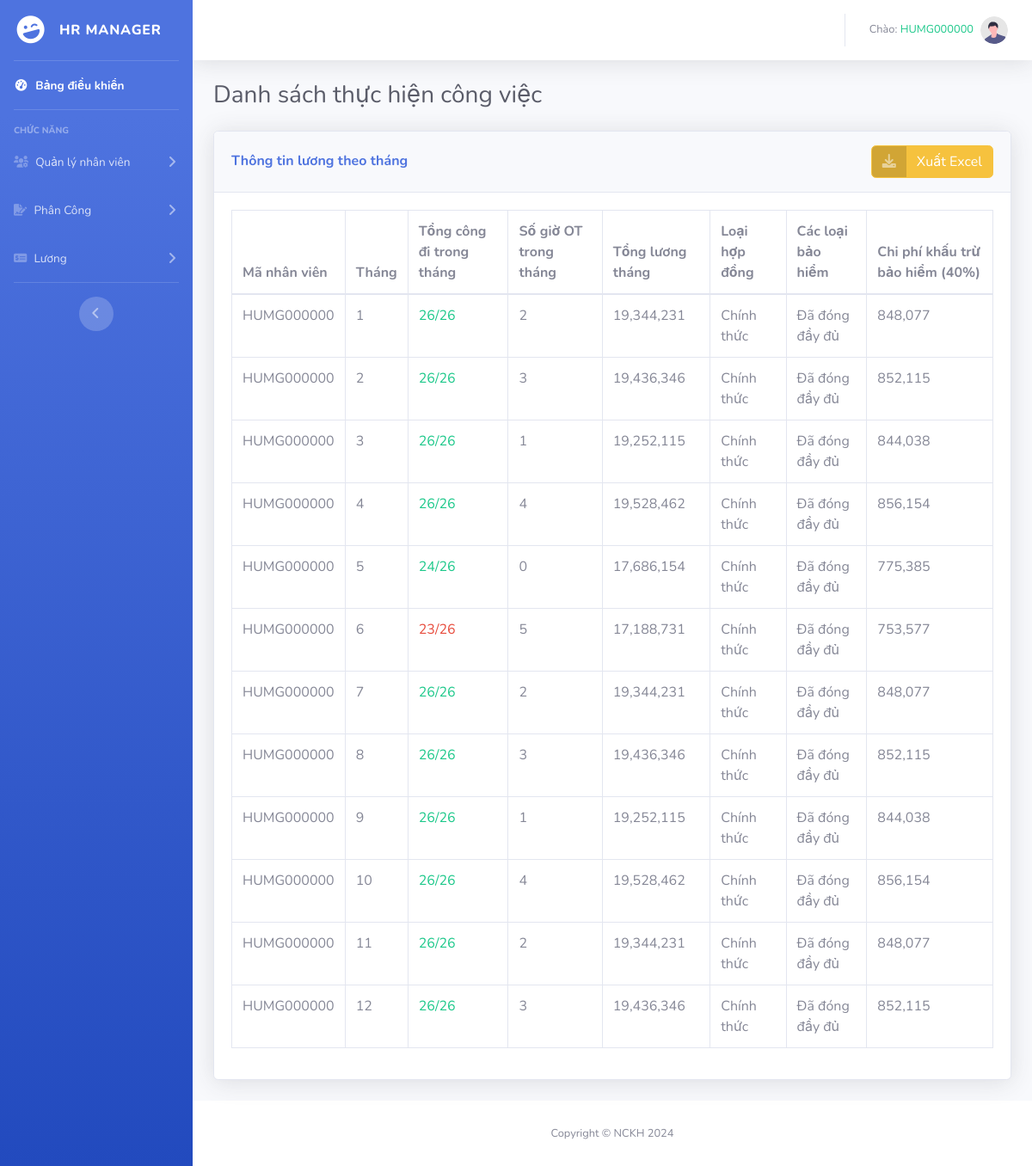
/payroll.php (signed in), run on the app's committed database.
### tables this page shows
CREATE TABLE `contract` (
  `id` int(11) NOT NULL,
  `contract_id` varchar(30) NOT NULL,
  `contract_date` date NOT NULL,
  `salary` int(30) NOT NULL,
  `user_id` varchar(30) DEFAULT NULL,
  `type` varchar(50) NOT NULL
);

CREATE TABLE `attendance` (
  `id` int(11) NOT NULL,
  `user_id` varchar(30) NOT NULL,
  `month` tinyint(2) DEFAULT NULL,
  `year` year(4) NOT NULL,
  `total` int(11) NOT NULL,
  `ot` varchar(25) NOT NULL
);

CREATE TABLE `benefit` (
  `id` int(11) NOT NULL,
  `user_id` varchar(30) NOT NULL,
  `health_insurance` varchar(30) NOT NULL,
  `social_insurance` varchar(30) NOT NULL,
  `unemployment_insurance` varchar(30) NOT NULL,
  `other` varchar(255) DEFAULT NULL
);

### payroll.php (the view, shortened to what this page needs)
<!DOCTYPE html>
<html lang="en">
<head>
    <link href="vendor/fontawesome-free/css/all.min.css" rel="stylesheet" type="text/css">
    <link rel="stylesheet" href="https://cdnjs.cloudflare.com/ajax/libs/font-awesome/6.0.0-beta3/css/all.min.css">
    <link href="css/sb-admin-2.min.css" rel="stylesheet">
    <link href="vendor/datatables/dataTables.bootstrap4.min.css" rel="stylesheet">
</head>
<body id="page-top">
    <div id="wrapper">
        <ul class="navbar-nav bg-gradient-primary sidebar sidebar-dark accordion" id="accordionSidebar">
            <?php
            if (isset($_SESSION['role']) && ($_SESSION['role'] == 'admin' || $_SESSION['role'] == 'manager')) {
                echo '<a class="sidebar-brand d-flex align-items-center justify-content-center" href="dashboard.php">
                <div class="sidebar-brand-icon rotate-n-15">
                    <i class="fas fa-laugh-wink"></i>
                </div>
                <div class="sidebar-brand-text mx-3">HR Manager</div>
            </a>';
            }
            ?>
            <hr class="sidebar-divider my-0">
            <li class="nav-item active">
                <?php
                if (isset($_SESSION['role']) && ($_SESSION['role'] == 'admin' || $_SESSION['role'] == 'manager')) {
                    echo '<a class="nav-link" href="dashboard.php">
                <i class="fas fa-fw fa-tachometer-alt"></i>
                <span>Bảng điều khiển</span></a>';
                } else {
                    echo '<a class="nav-link" href="dashboard.php">
                <i class="fas fa-fw fa-tachometer-alt"></i>
                <span>Bảng điều khiển</span></a>';
                }
                ?>
                <hr class="sidebar-divider">
                <div class="sidebar-heading">
                    Chức năng
                </div>
            <?php
            if (isset($_SESSION['role']) && $_SESSION['role'] != 'employee') {
                echo '<li class="nav-item">
                <a class="nav-link collapsed" href="#" data-toggle="collapse" data-target="#collapseTwo" aria-expanded="true" aria-controls="collapseTwo">
                    <i class="fas fa-fw fa-users-gear"></i>
                    <span>Quản lý nhân viên</span>
                </a>
                <div id="collapseTwo" class="collapse" aria-labelledby="headingTwo" data-parent="#accordionSidebar">
                    <div class="bg-white py-2 collapse-inner rounded">
                        <h6 class="collapse-header">Các chức năng:</h6>
                        <a class="collapse-item" href="employee_information.php">Quản lý nhân viên</a>
                    </div>
                </div>
            </li>';
            }
            ?>
            <li class="nav-item">
                <a class="nav-link collapsed" href="#" data-toggle="collapse" data-target="#collapseFour" aria-expanded="true" aria-controls="collapseFour">
                    <i class="fa-solid fa-file-signature"></i>
                    <?php
                    if (isset($_SESSION['role']) && $_SESSION['role'] == 'employee') {
                        echo "<span>Công Việc</span>";
                    } else {
                        echo '<span>Phân Công</span>';
                    }
                    ?>
                </a>
            </li>
            <li class="nav-item">
                <a class="nav-link collapsed" href="#" data-toggle="collapse" data-target="#collapseThree" aria-expanded="true" aria-controls="collapseThree">
                    <i class="fa-solid fa-money-check-dollar"></i>
                    <span>Lương</span>
                </a>
            </li>
            <hr class="sidebar-divider d-none d-md-block">
            <div class="text-center d-none d-md-inline">
                <button class="rounded-circle border-0" id="sidebarToggle"></button>
            </div>
        </ul>
        <div id="content-wrapper" class="d-flex flex-column">
            <div id="content">
                <nav class="navbar navbar-expand navbar-light bg-white topbar mb-4 static-top shadow">
                    <ul class="navbar-nav ml-auto">
                        <li class="nav-item dropdown no-arrow">
                            <a class="nav-link dropdown-toggle" href="#" id="userDropdown" role="button" data-toggle="dropdown" aria-haspopup="true" aria-expanded="false">
                                <span class="mr-2 d-none d-lg-inline text-gray-600 small">
                                    <?php
                                    if (isset($_SESSION['nameaccount'])) {
                                        echo "<div>Chào: <span class='text-success'>" . $_SESSION['nameaccount'] . "</span></div>";
                                    } else {
                                        echo "<div class='text-danger'>Bạn chưa đăng nhập</div>";
                                    }
                                    ?>
                                </span>
                                <img class="img-profile rounded-circle" src="img/undraw_profile.svg">
                            </a>
                        </li>
                    </ul>
                </nav>
                <div class="container-fluid">
                    <h1 class="h3 mb-4 text-gray-800">Danh sách thực hiện công việc</h1>
                        <div class='card shadow mb-4'>
                        <?php
                                require 'connect_database.php';
                                mysqli_set_charset($connect, 'UTF8');
                                $user_id = $_SESSION['nameaccount'];
                                $sqlInfoSalary = "SELECT contract.salary, contract.type, attendance.user_id, attendance.month, attendance.year, attendance.total, attendance.ot
                                                FROM contract
                                                INNER JOIN attendance
                                                ON contract.user_id = attendance.user_id
                                                WHERE attendance.user_id = '$user_id'";
                                $sqlInfoInsurance = "SELECT * FROM benefit WHERE user_id = '$user_id'";
                                $resultInfoSalary = $connect->query($sqlInfoSalary);
                                $resultInfoInsurance = $connect->query($sqlInfoInsurance);
                                $rowInfoInsurance = $resultInfoInsurance->fetch_assoc();
                                $health_insurance_rate = 0.015;
                                $social_insurance_rate = 0.08;
                                $unemployment_insurance_rate = 0.01;
                                echo "<div class='card-header py-3 d-flex justify-content-between align-items-center'>
                                        <h6 class='m-0 font-weight-bold text-primary'>Thông tin lương theo tháng</h6>
                                        <div>
                                            <a class='btn btn-warning btn-icon-split' id='exportExcelBtn'>
                                                <span class='icon text-white-50'>
                                                    <i class='fas fa-download'></i>
                                                </span>
                                                <span class='text' data-toggle='modal'>Xuất Excel</span>
                                            </a>
                                        </div>
                                    </div>
                                    <div class='card-body'>
                                        <div class='table-responsive'>
                                            <table class='table table-bordered' id='myDataTable' width='100%' cellspacing='0'>";
                                if ($resultInfoSalary->num_rows > 0) {
                                    echo '<thead>
                                            <tr>
                                                <th>Mã nhân viên</th>
                                                <th>Tháng</th>
                                                <th>Tổng công đi trong tháng</th>
                                                <th>Số giờ OT trong tháng</th>
                                                <th>Tổng lương tháng</th>
                                                <th>Loại hợp đồng</th>
                                                <th>Các loại bảo hiểm</th>
                                                <th>Chi phí khấu trừ bảo hiểm (40%)</th>
                                            </tr>
                                        </thead>
                                        <tbody>';
                                    while ($rowInfoSalary = $resultInfoSalary->fetch_assoc()) {
                                        if ($rowInfoSalary['total'] < 24) {
                                            $missing_days = 26 - $rowInfoSalary['total'];
                                            $penalty = ($rowInfoSalary['salary'] / 26) * $missing_days * 0.10;
                                            $totalSalary = ($rowInfoSalary['salary'] / 26) * $rowInfoSalary['total'] + ($rowInfoSalary['salary'] / 208) * $rowInfoSalary['ot'] - $penalty;
                                            $totalColor = 'text-danger';
                                        } else {
                                            $totalSalary = ($rowInfoSalary['salary'] / 26) * $rowInfoSalary['total'] + ($rowInfoSalary['salary'] / 208) * $rowInfoSalary['ot'];
                                            $totalColor = 'text-success';
                                        }
                                        $health_insurance = $rowInfoInsurance['health_insurance'] === 'Yes' ? $totalSalary * $health_insurance_rate : 0;
                                        $social_insurance = $rowInfoInsurance['social_insurance'] === 'Yes' ? $totalSalary * $social_insurance_rate : 0;
                                        $unemployment_insurance = $rowInfoInsurance['unemployment_insurance'] === 'Yes' ? $totalSalary * $unemployment_insurance_rate : 0;
                                        $totalInsurance = ($health_insurance + $social_insurance + $unemployment_insurance) * 0.4;
                                        $totalSalaryAfterInsurance = $totalSalary - $totalInsurance;
                                        echo '<tr>
                                                <td>' . $rowInfoSalary['user_id'] . '</td>
                                                <td>' . $rowInfoSalary['month'] . '</td>
                                                <td class='. $totalColor .'>' . $rowInfoSalary['total'] . '/26</td>
                                                <td>' . $rowInfoSalary['ot'] . '</td>
                                                <td>' . number_format($totalSalaryAfterInsurance) . '</td>
                                                <td>' . $rowInfoSalary['type'] . '</td>
                                                <td>Đã đóng đầy đủ</td>
                                                <td>' . number_format($totalInsurance) . '</td>
                                            </tr>';
                                    }
                                    echo '</tbody>';
                                } else {
                                    echo '<h3>Chưa có dữ liệu của nhân viên này!</h3>';
                                }
                                echo "</table>
                                    </div>
                                </div>
                            </div>";
                        ?>
                        </div>
                    </div>
            <footer class="sticky-footer bg-white">
                <div class="container my-auto">
                    <div class="copyright text-center my-auto">
                        <span>Copyright &copy; NCKH 2024</span>
                    </div>
                </div>
            </footer>
        </div>
    </div>
</body>
</html>

### data on the page
contract: attendance.user_id "HUMG000000", attendance.month "1", attendance.total "26", attendance.ot "2", salary.unemployment_insurance "19,344,231", type "Chính thức", attendance.month "2", attendance.ot "3", salary.unemployment_insurance "19,436,346", attendance.month "3", attendance.ot "1", salary.unemployment_insurance "19,252,115", attendance.month "4", attendance.ot "4", salary.unemployment_insurance "19,528,462", attendance.month "5", attendance.total "24", attendance.ot "0", salary.unemployment_insurance "17,686,154", attendance.month "6", attendance.total "23", attendance.ot "5", salary.unemployment_insurance "17,188,731", attendance.month "7", attendance.month "8", attendance.month "9", attendance.month "10", attendance.month "11", attendance.month "12"
benefit: totalInsurance "848,077", totalInsurance "852,115", totalInsurance "844,038", totalInsurance "856,154", totalInsurance "775,385", totalInsurance "753,577"

### other printed values
$_SESSION['nameaccount'] "HUMG000000"
